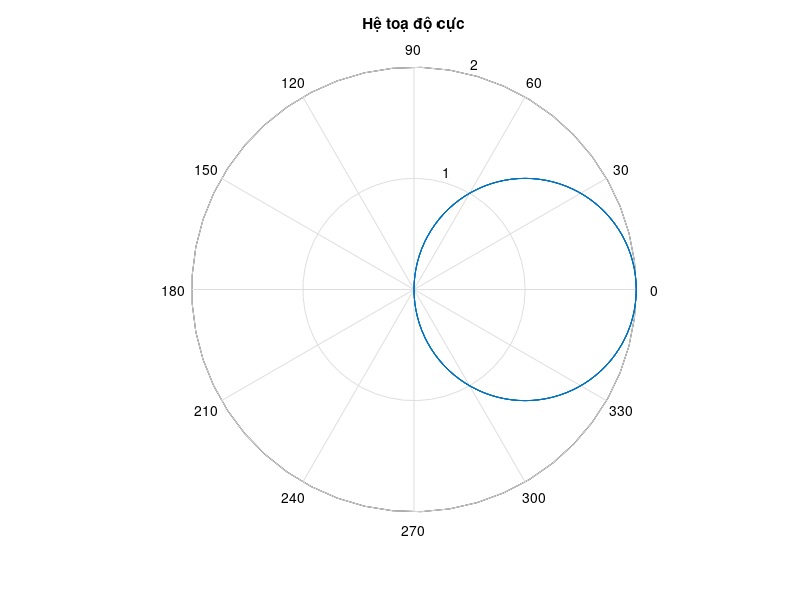

The MATLAB script that drew this image:
figure('Name', 'Bài tập 6b', 'NumberTitle', 'off')

theta = -2*pi:pi/100:2*pi;
r = 2*cos(theta);
polar(theta, r)
title('Hệ toạ độ cực')
